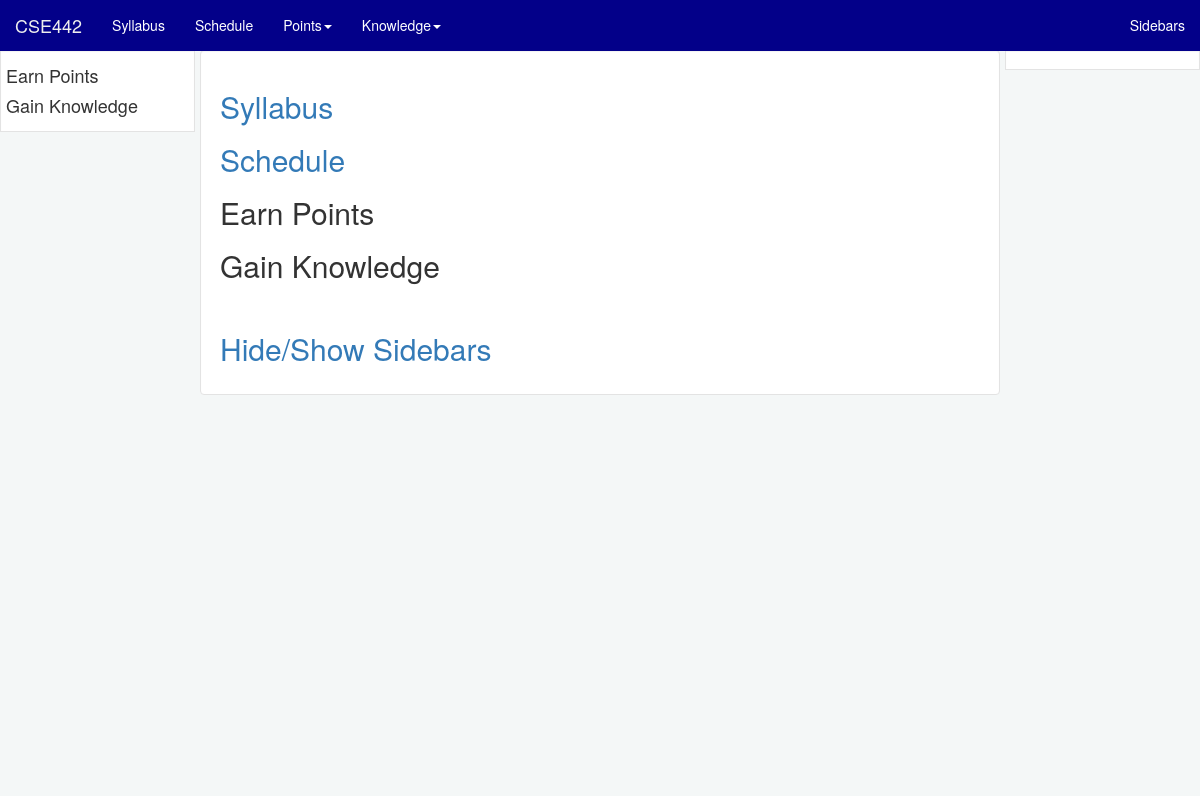
The page /lecture/ on the database as committed earlier.
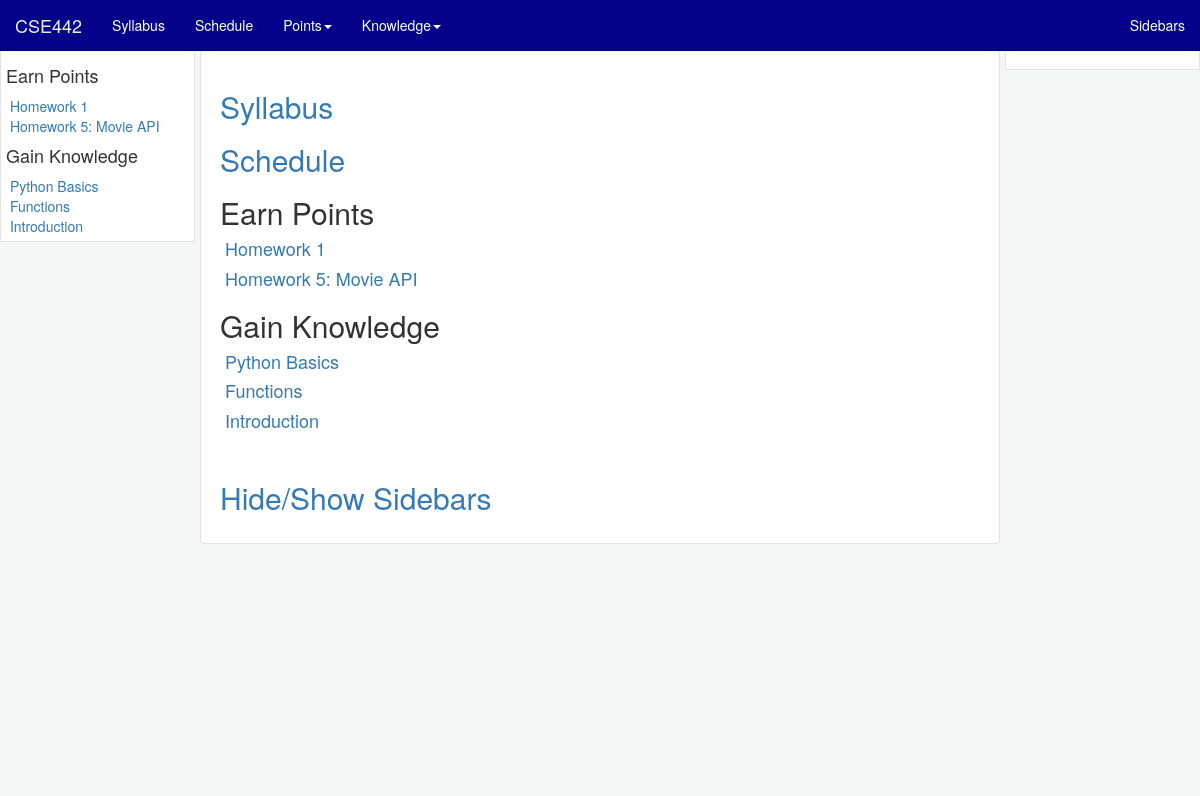
The same page on the database as committed later.
### lecture/models.py (models this page shows, shortened)
class Lesson(models.Model):
    title = models.CharField(max_length=100)
    page_type = models.CharField(max_length=100, blank=True, null=True)
    due_date = models.CharField(max_length=200, blank=True, null=True)
    next_lesson_title = models.CharField(max_length=100, blank=True, null=True)
    previous_lesson_title = models.CharField(max_length=100, blank=True, null=True)
    index = models.IntegerField(blank=True, null=True)

### lecture/views.py (the view)
# urls.py: url(r'^', views.index, name='index'),
def index(request):
    a_list = Lesson.objects.all()
    context = {'lesson_list': a_list}
    return render(request, 'lecture/index.html', context)

### lecture/context_processors.py (called while the page is built)
def all_lessons(request):
    return {'all_lessons': Lesson.objects.all()}

def all_lectures(request):
    return {'all_lectures': Lesson.objects.all().filter(page_type='lecture').order_by('index')}

def all_assignments(request):
    return {'all_assignments': Lesson.objects.all().filter(page_type='assignment').order_by('index')}

def syllabus(request):
    return {'syllabus': Lesson.objects.all().filter(page_type='syllabus')}

def schedule(request):
    return {'schedule': Lesson.objects.all().filter(page_type='schedule')}

### lecture/templates/lecture/index.html (shortened to what this page needs)
{% extends "base.html" %}
{% block content %}
    <div class="well">
        <h2><a href="{% url 'lecture:syllabus' %}">Syllabus</a></h2>
        <h2><a href="{% url 'lecture:schedule' %}">Schedule</a></h2>
        <h2>Earn Points</h2>
        {% for assignment in all_assignments %}
            <h4>&nbsp;<a class="menu_link"
                         href="{% url 'lecture:assignment' assignment.title %}">{{ assignment.title }}</a><br/>
            </h4>
        {% endfor %}
        <h2>Gain Knowledge</h2>
        {% for lecture in all_lectures %}
            <h4>&nbsp;<a class="menu_link"
                         href="{% url 'lecture:lecture' lecture.title %}">{{ lecture.title }}</a><br/>
            </h4>
        {% endfor %}
    <br/>
    <h2><a href="#" onclick="toggle_bars(); return false;">Hide/Show Sidebars</a></h2>
    </div>
{% endblock %}

### templates/base.html (shortened to what this page needs)
{% load staticfiles %}
<html>
<head>
    <link rel="stylesheet" href="http://maxcdn.bootstrapcdn.com/bootstrap/3.3.5/css/bootstrap.min.css">
    <link rel="stylesheet" type="text/css" href="{% static 'lecture/UBStylin.css' %}"/>
</head>
</head>
<body class="outer">
<nav class="navbar navbar-default navbar-fixed-top">
    <div class="container-fluid">
        <div class="navbar-header">
            <a class="navbar-brand" href="{% url 'lecture:index' %}">CSE442</a>
        </div>
        <div class="collapse navbar-collapse" id="theNavbar">
            <ul class="nav navbar-nav">
                <li><a href="{% url 'lecture:syllabus' %}">Syllabus</a></li>
                <li><a href="{% url 'lecture:schedule' %}">Schedule</a></li>
                <li class="dropdown">
                    <a class="dropdown-toggle" data-toggle="dropdown" href="{% url 'lecture:index' %}">Points<span
                            class="caret"></span></a>
                </li>
                <li class="dropdown">
                    <a class="dropdown-toggle" data-toggle="dropdown" href="{% url 'lecture:index' %}">Knowledge<span
                            class="caret"></span></a>
                </li>
            </ul><ul class="nav navbar-nav navbar-right">
                <li><a href="#" onclick="toggle_bars(); return false;">Sidebars</a></li>
            </ul>
        </div>
    </div>
</nav>
<div class="container-fluid">
    <div class="row">
        <div id="left_sidebar" class="col-xs-2 less-padding">
            {% block left_sidebar %}
                <div class="left-side-bar">
                    <div class="well sidebar-well">
                        <h4>Earn Points</h4>
                        {% for assignment in all_assignments %}
                            &nbsp;<a class="menu_link"
                               href="{% url 'lecture:assignment' assignment.title %}">{{ assignment.title }}</a><br/>
                        {% endfor %}
                        <h4>Gain Knowledge</h4>
                        {% for lecture in all_lectures %}
                            &nbsp;<a class="menu_link"
                               href="{% url 'lecture:lecture' lecture.title %}">{{ lecture.title }}</a><br/>
                        {% endfor %}
                    </div>
                </div>
            {% endblock %}
        </div>
        <div id="center_content" class="col-xs-8 less-padding">
            <div class="content-area">
                {% block content %}{% endblock %}
            </div>
        </div>
        <div id="right_sidebar" class="col-xs-2 less-padding">
            {% block right_sidebar %}
                <div class="right-side-bar">
                    <div class="well sidebar-well">
                    </div>
                </div></div>
            {% endblock %}
    </div>
</div>
</body>
</html>

Rows that differ between the two databases and show on the page:
added Lesson: title "Homework 1"
added Lesson: title "Homework 5: Movie API"
added Lesson: title "Python Basics"
added Lesson: title "Functions"
added Lesson: title "Introduction"
